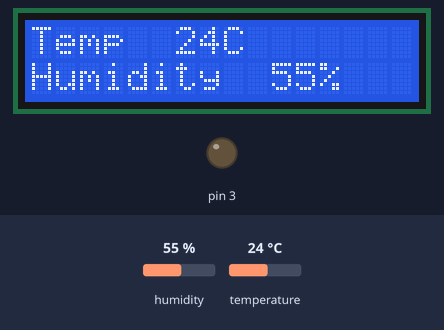
This sketch was run on a simulated Arduino Uno, built with avr-gcc and run on an emulated ATmega328P. Shown: 16×2 character LCD, output pins drawn as LEDs (lit = HIGH). The inputs (shaded band) are chosen by the test bench; at power-on: temperature 24 °C, humidity 55 %.

Above: at 1.2 s.
1.3 s: temperature set to 27 °C
At 2.8 s:
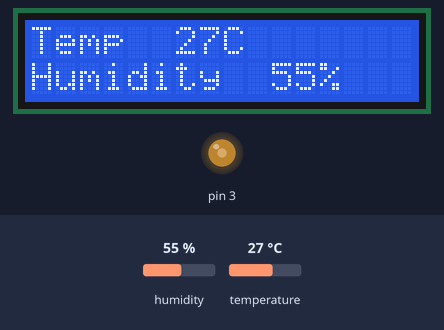
3.1 s: temperature set to 28 °C
At 4.3 s:
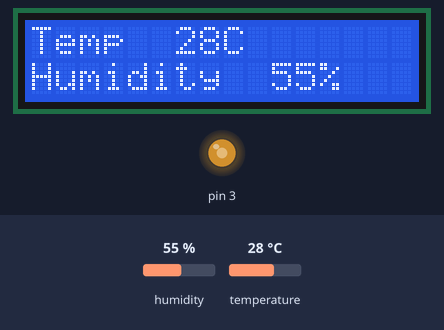
4.6 s: temperature set to 33 °C
At 5.9 s:
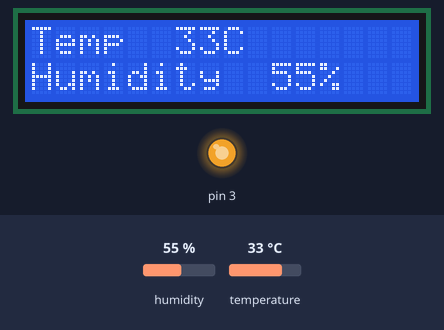
6.2 s: humidity set to 22 %
At 7.9 s:
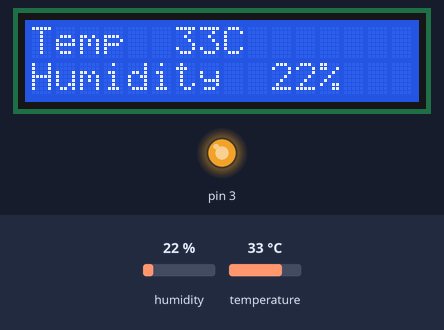
Timing chart, 0 to 9.0 s (numbered marks = the images above; inputs shaded):
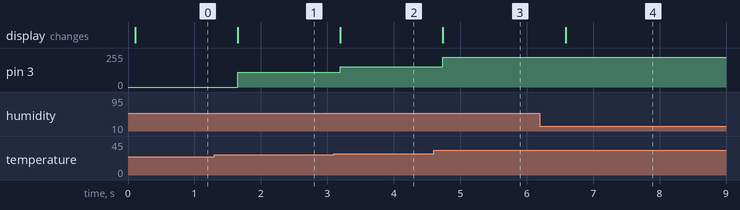

Measured:
- the behaviour switches between 25 and 26 °C on temperature (found by bisection; images 0 and 1)
- after the input at 1.3 s, pin 3: 0/255 → 112/255 after 0.35 s; the display: changes after 0.35 s (image 1)
- after the input at 3.1 s, pin 3: 112/255 → 153/255 after 0.09 s; the display: changes after 0.09 s (image 2)
- after the input at 4.6 s, pin 3: 153/255 → 225/255 after 0.13 s; the display: changes after 0.13 s (image 3)
- after the input at 6.2 s, the display: changes after 0.38 s (image 4)

The sketch:

temp_lcd.ino
```cpp
#include <SimpleDHT.h>
#include <Wire.h>
#include <LiquidCrystal_I2C.h>

int pinDHT11 = 2;//pinul pentru valorile date de senzor
SimpleDHT11 dht11(pinDHT11);//initializam senzorul de temperatura si umididate
LiquidCrystal_I2C lcd(0x27, 16, 2);//initializam ecranul lcd

void setup() {
  Serial.begin(9600);
}

void loop()
{

  byte temperature = 0;
  byte humidity = 0;

  dht11.read(&temperature, &humidity, NULL);//citeste temperatura si umiditatea de la senzor

  lcd.begin();
  lcd.backlight();
  lcd.print("Temp  ");
  lcd.print((int)temperature);
  lcd.print("C");

  lcd.setCursor(0, 1);
  lcd.print("Humidity  ");
  lcd.print((int)humidity);
  lcd.print("%");
  /*
  in aceste if-uri verifică valoarea temperaturii și în funcție de aceasta motorul este oprit sau pornit la o anumita putere
  */
  if((int)temperature<26)
  {
    analogWrite(3,0);//aceasta comanda reprezinta pinul prin care se transmit datele si o valoare de la 0 la 255 care reprezinta puterea motorului
    delay(100);
  }
  else
  {
    if((int)temperature==26)
    {
        analogWrite(3,90);
        delay(100);
    }
    else
    {
      if((int)temperature==27)
      {
        analogWrite(3, 112);
        delay(100);
      }
      else
      {
        if((int)temperature==28)
        {
          analogWrite(3, 153);
          delay(100);
        }
        else
        {
          if((int)temperature==29)
          {
            analogWrite(3, 204);
            delay(100);
          }
          else
          {
            if((int)temperature>29)
            {
              analogWrite(3, 225);
              delay(100);
            }
          }
        }
      }
    }
  }

  delay(100);
}
```
